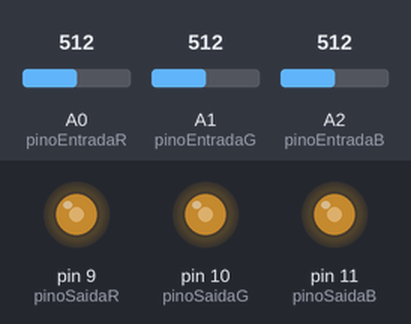
Recording of a sketch running on a simulated Arduino Uno, built with avr-gcc and run on an emulated ATmega328P. Parts: output pins drawn as LEDs (lit = HIGH). Inputs (shaded band) come from the test bench; at power-on: A0 (pinoEntradaR) = 512, A1 (pinoEntradaG) = 512, A2 (pinoEntradaB) = 512. What the sketch prints to the serial monitor is not drawn.

Above: at 1.3 s.
1.4 s: A0 (pinoEntradaR) set to 716
At 2.3 s:
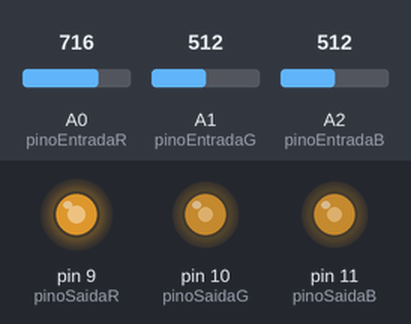
3.0 s: A1 (pinoEntradaG) set to 716
At 4.2 s:
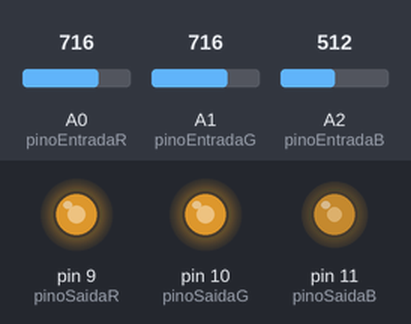
4.5 s: A2 (pinoEntradaB) set to 716
At 5.1 s:
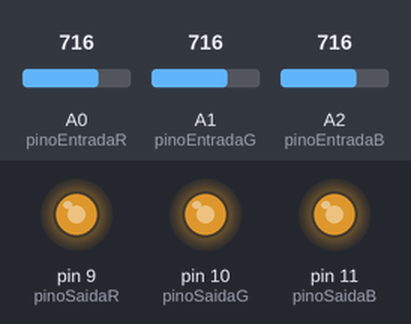
6.0 s: A0 (pinoEntradaR) set to 900
At 6.8 s:
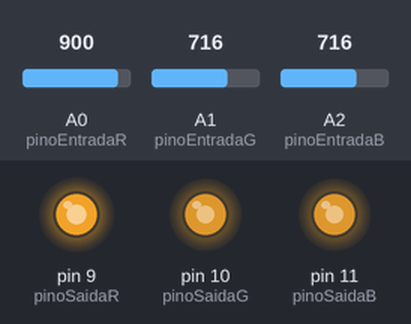
7.5 s: A1 (pinoEntradaG) set to 900
At 8.8 s:
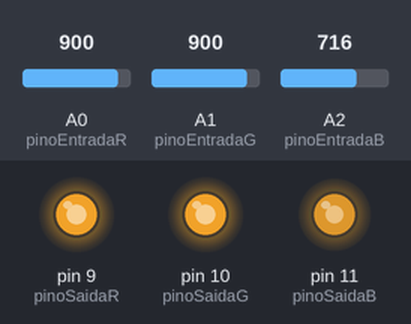
9.1 s: A2 (pinoEntradaB) set to 900
At 9.6 s:
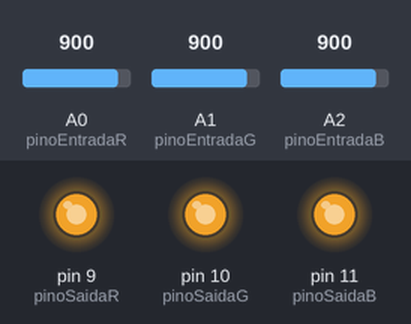
Timing chart, 0 to 11.6 s (numbered marks = the images above; inputs shaded):
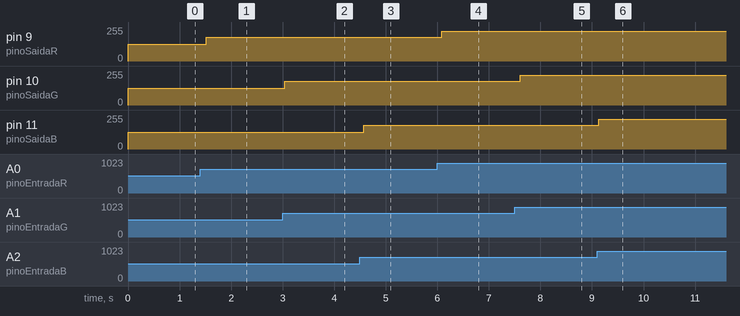

Measured:
- after the input at 1.4 s, pin 9 (pinoSaidaR): 127/255 → 178/255 after 0.12 s
- after the input at 3.0 s, pin 10 (pinoSaidaG): 127/255 → 178/255 after 0.05 s
- after the input at 4.5 s, pin 11 (pinoSaidaB): 127/255 → 178/255 after 0.07 s
- after the input at 6.0 s, pin 9 (pinoSaidaR): 178/255 → 224/255 after 0.09 s
- after the input at 7.5 s, pin 10 (pinoSaidaG): 178/255 → 224/255 after 0.11 s
- after the input at 9.1 s, pin 11 (pinoSaidaB): 178/255 → 224/255 at once

The sketch:

LedsRGB.ino
```cpp
/*
 Experiencia com LED's RGB

 Hardware:
  - 3 potenciometros (marcados R, G e B)
  - 1 ou mais LED's RGB Catodo comum (perna grande = GND)
  - Arduino

 Funcionamento:
  - Cada potenciometro controla uma das cores do LED RGB
  - Ao movimentar o potenciometro R, aumenta-se a intensidade do vermelho;
  - Ao movimentar o potenciometro G, aumenta-se a intensidade do verde;
  - Ao movimentar o potenciometro B, aumenta-se a intensidade do azul.

 Conexoes:
  - Uma extremidade de cada potenciometro ao +5V
  - A outra extremidade de cada potenciometro ao GND
  - O sinal do potenciometro do R ligado aa porta A0 do Arduino
  - O sinal do potenciometro do G ligado aa porta A1 do Arduino
  - O sinal do potenciometro do B ligado aa porta A2 do Arduino
  - Perna comum do LED RGB conectada ao GND
  - Perna R do LED ligada ao pino 9
  - Perna G do LED ligada ao pino 10
  - Perna B do LED ligada ao pino 11

 criado em 07 set 2015, baseado no exemplo AnalogInOutSerial
 por Otavio Carneiro (carneiro.blog.br)

 Este codigo esta em dominio publico e pode ser obtido no github:
 https://github.com/ocarneiro/oficina-eletronica

 This code is in the public domain.

 */

const int pinoEntradaR = A0;
const int pinoEntradaG = A1;
const int pinoEntradaB = A2;

const int pinoSaidaR = 9;
const int pinoSaidaG = 10;
const int pinoSaidaB = 11;

void setup() {
  //inicializa a saida serial para debug
  Serial.begin(9600);
  //inicializa os pinos de saida
  pinMode(pinoSaidaR, OUTPUT);
  pinMode(pinoSaidaG, OUTPUT);
  pinMode(pinoSaidaB, OUTPUT);
}

// Recebe o valor do potenciometro e ajusta a intensidade da cor
// de acordo com o valor recebido.
int lePotAcendeLed(int pinoEntrada, int pinoSaida) {
  // le o valor do potenciometro
  int valorEntrada = analogRead(pinoEntrada);
  // converte o valor lido para um valor de saida
  int valorSaida = map(valorEntrada, 0, 1023, 0, 255);
  // ajusta a intensidade da cor do LED
  analogWrite(pinoSaida, valorSaida);

  return valorEntrada;
}

void loop() {
  int r = lePotAcendeLed(pinoEntradaR, pinoSaidaR);
  delay(2);
  int g = lePotAcendeLed(pinoEntradaG, pinoSaidaG);
  delay(2);
  int b = lePotAcendeLed(pinoEntradaB, pinoSaidaB);
  delay(2);
  debug(r,g,b);
  delay(500);
}

void debug(int r, int g, int b) {
  Serial.print("R = ");
  Serial.print(r);
  Serial.print("G = ");
  Serial.print(g);
  Serial.print("B = ");
  Serial.print(b);
}
```
